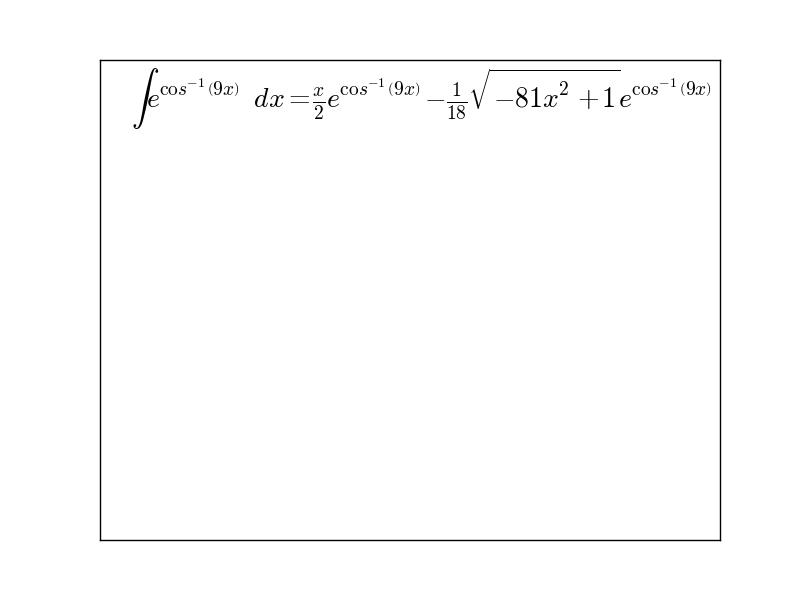
#> input picture temp0.png, 800 x 600 px
$ python -i backEnd.py   (imports and definitions only)   (Python 2 division)   (older library calls are emulated)
#> lines starting #> are read from the running program, lines starting #| are printed output that depends on the picture; after the words box and inside, x2 and y2 are one past the last pixel; in counts of white or black regions, pixels touching at a corner belong together
#> further down, picture is the input picture: shape (600, 800); min 0, max 255, mean 252.5
import random
import sys
import numpy as np
import pickle
import cPickle
import gzip
import cv2
import copy
from matplotlib import pyplot as plt
from sympy import *
from sympy.parsing.sympy_parser import *
import sympy
import os

#load test data from mnist data source, deprecated
# [23 lines left out: functions loadData, loadDataWrapper, vectorizedResult, not called in this run]

#calculates the results using the sigmoid transfer function
def sigmoid(z):
    sigmoid=1.0/(1.0+np.exp(-z))
    return sigmoid

sigmoidVector=np.vectorize(sigmoid)

#calculates sigmoid prime
def sigmoidPrime(z):
    sigmoidPrime=sigmoid(z)*(1-sigmoid(z))
    return sigmoidPrime

sigmoidPrimeVector=np.vectorize(sigmoidPrime)

class Network(object):

    #using cross entropy method to calculate cost during gradient descent
    # [5 lines left out: function CrossEntropyCost, not called in this run]

    #calculates the differnce between perfect cost and current cost
    @staticmethod
    def CrossEntropyDelta(output,optimal):
        return output-optimal

    #calculates difference
    @staticmethod
    def delta(a,y):
        return a-y

    #initializes the neural net with provided specifications
    # [125 lines left out: functions __init__, feedforward, stochasticGradientDescent, updateSection, backProp, accuracy and 3 more, not called in this run]

#used for sorting tuples via its second value
def getKey(item):
    return item[1]

#preprocess the given image, invert, blur, and increase contrast
def preProcess(cv2Image):
    image=cv2Image
    image=cv2.GaussianBlur(image,(5,5),0)
    image=cv2.adaptiveThreshold(image,255,cv2.ADAPTIVE_THRESH_GAUSSIAN_C,
        cv2.THRESH_BINARY,11,2)
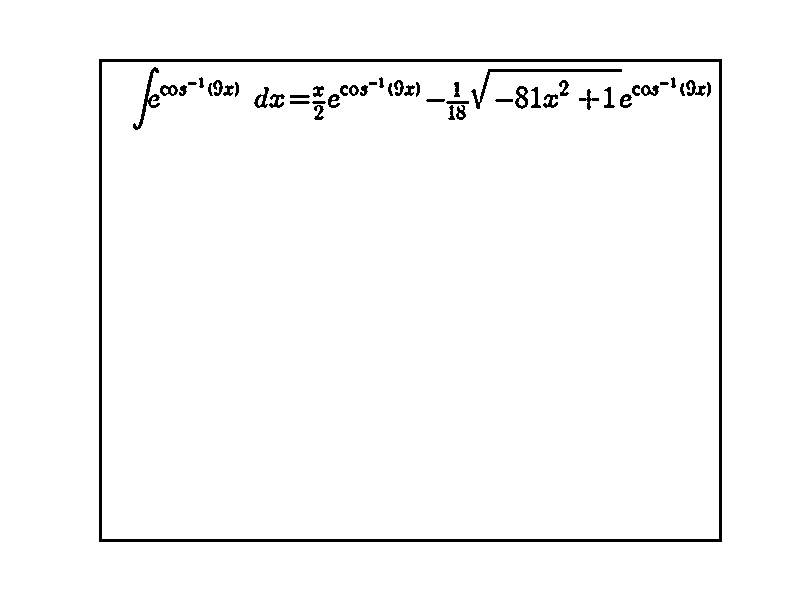
#> image: shape (600, 800); 97.8% white; 48 black regions, largest, box (x1, y1, x2, y2) and area: (99, 59, 722, 542) 6600, (471, 69, 622, 109) 564, (133, 67, 160, 130) 339
    image=cv2.bitwise_not(image)
    return image

#separates the different lines as well as creating the bounding boxes
# [140 lines left out: functions sepLines, separate, postProcess, stillOpen, findSuperUnder, process, not called in this run]

#finds all instances of a character in a list or string
def findChar(s, char):
    return [i for i, letter in enumerate(s) if letter == char]

#special processing for inverse trig functions display
# [180 lines left out: functions inTrigPostProcess, trigProcess, CalcProcess, naturalProcess, displaySolution, trainingDat and 4 more, not called in this run]

>>> import cv2
>>> picture = cv2.imread('temp0.png', cv2.IMREAD_GRAYSCALE)
>>> result = preProcess(picture)
